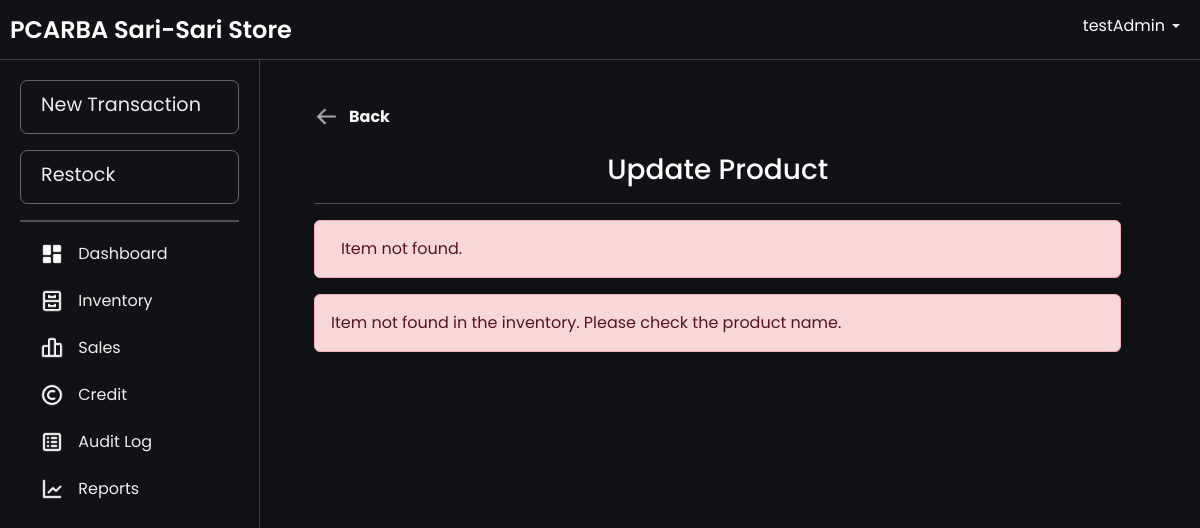
The page /editProduct.php?productName=1 (signed in) on the database as committed earlier.
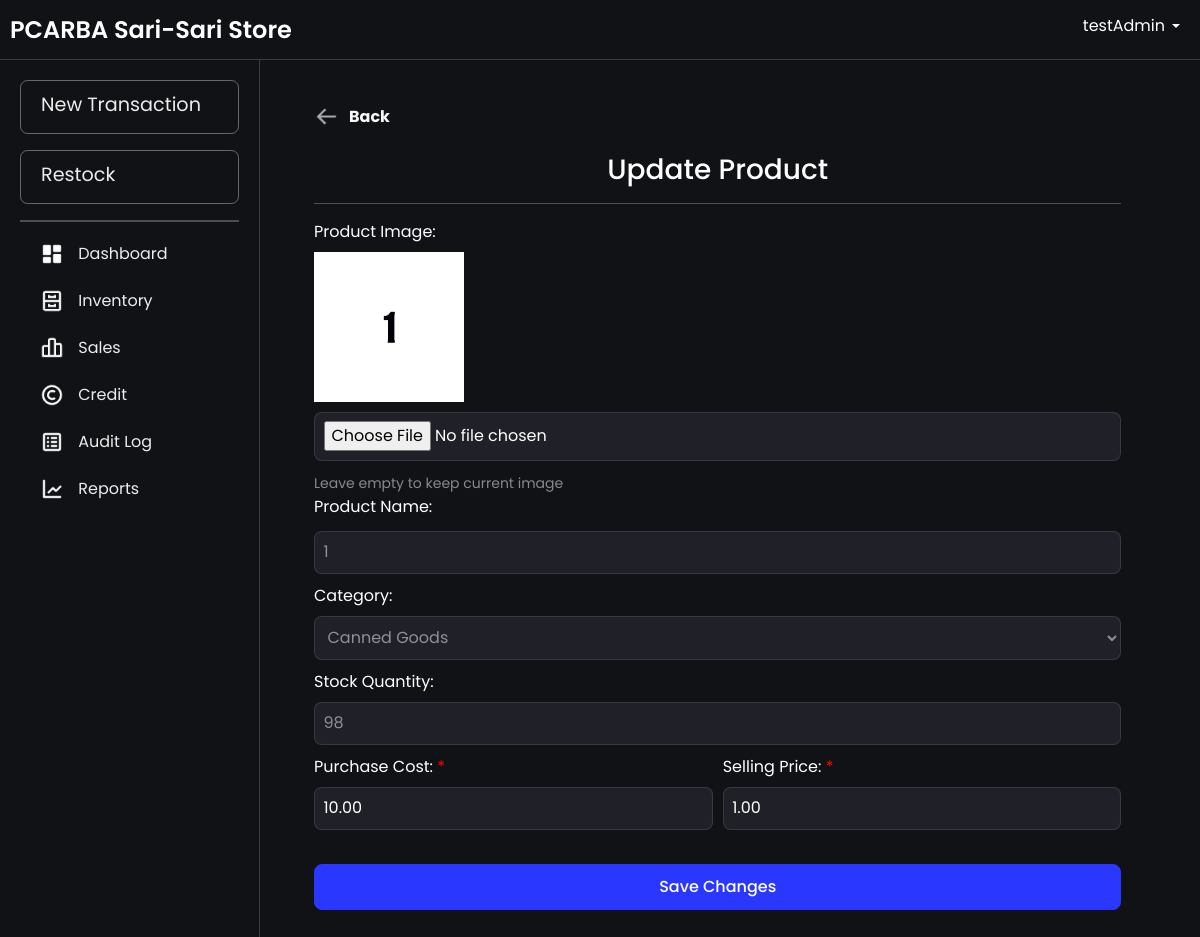
The same page on the database as committed later.
### tables this page shows
CREATE TABLE `products` (
  `productId` int(11) NOT NULL AUTO_INCREMENT,
  `productName` varchar(100) NOT NULL,
  `productCategory` varchar(100) NOT NULL,
  `unitPrice` decimal(10,2) NOT NULL,
  `categoryId` int(11) NOT NULL,
  `unit` enum('pcs','kg','L','pack','mL','doz','m') NOT NULL DEFAULT 'pcs',
  `imagePath` varchar(255) DEFAULT NULL,
  PRIMARY KEY (`productId`),
  KEY `categories_products` (`categoryId`),
  CONSTRAINT `categories_products` FOREIGN KEY (`categoryId`) REFERENCES `categories` (`categoryId`)
);

CREATE TABLE `categories` (
  `categoryId` int(11) NOT NULL AUTO_INCREMENT,
  `categoryName` varchar(40) DEFAULT NULL,
  PRIMARY KEY (`categoryId`)
);

CREATE TABLE `inventory` (
  `inventoryId` int(11) NOT NULL AUTO_INCREMENT,
  `totalStock` int(11) DEFAULT NULL,
  `reorderLevel` int(11) DEFAULT 5,
  `productId` int(11) NOT NULL,
  PRIMARY KEY (`inventoryId`),
  KEY `products_inventory` (`productId`),
  CONSTRAINT `products_inventory` FOREIGN KEY (`productId`) REFERENCES `products` (`productId`) ON DELETE CASCADE ON UPDATE CASCADE
);

CREATE TABLE `batchItem` (
  `batchId` int(11) NOT NULL AUTO_INCREMENT,
  `quantity` int(11) NOT NULL,
  `costPrice` decimal(10,2) NOT NULL,
  `dateAdded` timestamp NOT NULL DEFAULT current_timestamp() ON UPDATE current_timestamp(),
  `productId` int(11) NOT NULL,
  `userId` int(11) NOT NULL,
  PRIMARY KEY (`batchId`),
  KEY `products_batchItem` (`productId`),
  KEY `users_batchItem` (`userId`),
  CONSTRAINT `products_batchItem` FOREIGN KEY (`productId`) REFERENCES `products` (`productId`) ON DELETE CASCADE ON UPDATE CASCADE,
  CONSTRAINT `users_batchItem` FOREIGN KEY (`userId`) REFERENCES `users` (`userId`)
);

### editProduct.php (the view, shortened to what this page needs)
<?php
include('db.php');
$categories = [];
$category_sql = "SELECT categoryId, categoryName FROM categories";
$result = $conn->query($category_sql);
if ($result->num_rows > 0) {
    while ($row = $result->fetch_assoc()) {
        $categories[] = $row;
    }
}
$productDetails = null;
if (isset($_GET['productName'])) {
    $productName = $_GET['productName'];
    $fetch_sql = "SELECT p.*, i.totalStock, i.reorderLevel, b.costPrice, c.categoryName AS productCategory, p.imagePath as image FROM products p
                  LEFT JOIN inventory i ON p.productId = i.productId
                  LEFT JOIN batchItem b ON p.productId = b.productId
                  LEFT JOIN categories c ON p.categoryId = c.categoryId
                  WHERE p.productName = ?";
    $stmt = $conn->prepare($fetch_sql);
    $stmt->bind_param("s", $productName);
    $stmt->execute();
    $result = $stmt->get_result();
    if ($result && $result->num_rows > 0) {
        $productDetails = $result->fetch_assoc();
    } else {
        $message = "Item not found.";
        $alert_class = "alert-danger";
    }
}
?>
<!DOCTYPE html>
<html lang="en">
<head>
    <link rel="stylesheet" href="css/bootstrap.min.css">
    <link rel="stylesheet" href="css/layer1.css">
</head>
<body>
    <?php include 'navbar.php'; ?>
    <div class="main-content fade-in">
        <div class="form-container">
            <div class="container">
                <a href="inventory.php" class="btn-back-wrapper">
                    <img src="images/back.png" alt="Another Image" class="btn-back" id="another-image">
                    <b><span>Back</span></b>
                </a>
                <br>
                <h3 class="text-center flex-grow-1 m-0">Update Product</h3>
                <hr style="height: 1px; border: white; color: rgb(255, 255, 255); background-color: rgb(255, 255, 255);">
                <?php if (isset($message)): ?>
                    <div class="alert <?php echo $alert_class; ?>" id="alert">
                        <span><?php echo $message; ?></span>
                    </div>
                <?php endif; ?>
                <?php if ($productDetails): ?>
                    <form method="POST" enctype="multipart/form-data">
                        <div class="form-group">
                            <label for="product_image" class="form-label">Product Image:</label><br>
                            <div style="margin-bottom: 10px;">
                                <?php
                                $currentImagePath = isset($productDetails['image']) && !empty($productDetails['image'])
                                    ? $productDetails['image']
                                    : 'images/no-image.png';
                                ?>
                                <img src="<?php echo htmlspecialchars($currentImagePath); ?>" alt="Current product image" style="max-width: 150px; max-height: 150px; object-fit: contain;">
                            </div>
                            <input type="file" class="form-c" name="product_image" id="product_image" style="width: 100%">
                            <small class="text-mute">Leave empty to keep current image</small>
                        </div>
                        <div class="form-group">
                            <label for="productName" class="form-label">Product Name:</label><br>
                            <input type="text" class="form-c form-text text-mute" name="productName" id="productName" style="width: 100%" value="<?php echo htmlspecialchars($productDetails['productName']); ?>" disabled readonly>
                        </div>
                        <div class="form-row">
                            <div class="form-group">
                                <label for="product_category" class="form-label">Category:</label>
                                <select class="form-selects form-c text-mute" name="product_category" id="product_category" style="width: 100%" disabled readonly>
                                    <?php foreach ($categories as $category): ?>
                                        <option value="<?php echo htmlspecialchars($category['categoryId']); ?>" <?php echo $category['categoryId'] == $productDetails['categoryId'] ? 'selected' : ''; ?>><?php echo htmlspecialchars($category['categoryName']); ?></option>
                                    <?php endforeach; ?>
                                </select>
                            </div>
                        </div>
                        <div class="form-row">
                            <div class="form-group">
                                <label for="quantity" class="form-label">Stock Quantity:</label>
                                <input type="number" class="form-c text-mute" name="quantity" id="quantity" style="width: 100%" value="<?php echo htmlspecialchars($productDetails['totalStock']); ?>" placeholder="Enter quantity" disabled readonly>
                            </div>
                        </div>
                        <div class="form-row">
                            <div class="form-group">
                                <label for="cost_price" class="form-label">Purchase Cost: <span class="required">*</span></label>
                                <input type="number" class="form-c" name="cost_price" id="cost_price" value="<?php echo htmlspecialchars($productDetails['costPrice'] ?? ''); ?>" placeholder="Enter purchase cost" required>
                            </div>
                            <div class="form-group">
                                <label for="unit_price" class="form-label">Selling Price: <span class="required">*</span></label>
                                <input type="number" class="form-c" name="unit_price" id="unit_price" value="<?php echo htmlspecialchars($productDetails['unitPrice']); ?>" placeholder="Enter selling price" required>
                            </div>
                        </div>
                        <br>
                        <div class="d-grid">
                            <button type="submit" name="edit_item" class="btn-primary">Save Changes</button>
                        </div>
                    </form>
                <?php else: ?>
                    <div class="alert alert-danger">
                        Item not found in the inventory. Please check the product name.
                    </div>
                <?php endif; ?>
            </div>
        </div>
    </div>
</body>
</html>

### navbar.php (shortened to what this page needs)
<?php
$current_page = basename($_SERVER['PHP_SELF']);
?>
<!DOCTYPE html>
<html lang="en">
<head>
    <link rel="stylesheet" href="css/bootstrap.min.css">
    <link rel="stylesheet" href="css/layer1.css">
</head>
<body>
    <nav class="navbar navbar-expand-lg navbar-dark navbar-fixed-top">
        <div class="navbar1">
            <a class="navbar-brand" href="dashboard.php">PCARBA Sari-Sari Store</a>
        </div>
        <div class="navbar2">
            <div class="ms-auto">
                <div class="dropdown">
                    <a class="nav-link dropdown-toggle" href="" role="button" data-bs-toggle="dropdown" aria-expanded="false">
                        <?php echo $_SESSION['username']; ?>
                    </a>
                </div>
            </div>
        </div>
    </nav>
    <div class="sidebar sidebar-open">
        <a href="transaction.php" class="sidebar-link sidebar-record-sale <?php echo in_array($current_page, ['addSale.php', 'addCredit.php', 'transaction.php']) ? 'active' : ''; ?>">New Transaction</a>
        <a href="restock.php" class="sidebar-link sidebar-restock <?php echo in_array($current_page, ['restock.php']) ? 'active' : ''; ?>">Restock</a>
        <hr>
        <a href="dashboard.php" class="<?php echo $current_page == 'dashboard.php' ? 'active' : ''; ?>">
            <img src="images/<?php echo $current_page == 'dashboard.php' ? 'DB.png' : 'DB.png'; ?>" alt="Dashboard">&nbsp;Dashboard
        </a>
        <a href="inventory.php" class="<?php echo $current_page == 'inventory.php' ? 'active' : ''; ?>">
            <img src="images/<?php echo $current_page == 'inventory.php' ? 'cabinet_active.png' : 'cabinet.png'; ?>" alt="Inventory">&nbsp;Inventory
        </a>
        <a href="sales.php" class="<?php echo $current_page == 'sales.php' ? 'active' : ''; ?>">
            <img src="images/<?php echo $current_page == 'sales.php' ? 'barsales_active.png' : 'barsales.png'; ?>" alt="Sales">&nbsp;Sales
        </a>
        <a href="credit.php" class="<?php echo $current_page == 'credit.php' ? 'active' : ''; ?>">
            <img src="images/<?php echo $current_page == 'credit.php' ? 'credits-active.png' : 'credits.png'; ?>" alt="Credits">&nbsp;Credit
        </a>
        <a href="audit_logs.php" class="<?php echo $current_page == 'audit_logs.php' ? 'active' : ''; ?>">
            <img src="images/<?php echo $current_page == 'audit_logs.php' ? 'auditlogs-active.png' : 'auditlogs.png'; ?>" alt="Audit Logs">&nbsp;Audit Log
        </a>
        <a href="reports.php" class="<?php echo $current_page == 'reports.php' ? 'active' : ''; ?>">
            <img src="images/<?php echo $current_page == 'reports.php' ? 'reports.png' : 'reports.png'; ?>" alt="reports">&nbsp;Reports
        </a>
    </div>
    <div class="overlay" onclick="toggleSidebar()"></div>
</body>
</html>

### css/layer1.css (style rules this page uses)
.fade-in { animation: fadeInAnimation ease .1s; -webkit-animation: fadeInAnimation ease 1s; -moz-animation: fadeInAnimation ease 1s; -o-animation: fadeInAnimation ease 1s; -ms-animation: fadeInAnimation ease 1s; }
body { background-color: rgb(17, 18, 22); font-family: "Poppins", serif; color: white; }

### editProduct.php (style rules this page uses)
.form-container { align-content: center; background-color: transparent; padding: 20px; border-radius: 10px; width: 95%; max-width: 1200px; margin-left: 10px; margin-right: 10px; }
.form-c { color: white; padding: 8.5px; font-size: 1rem; border-radius: 7.5px; width: 100%; }
.btn-primary { color: rgb(255, 255, 255); background-color: rgb(42, 56, 255); border: 1px solid rgb(42, 56, 255); padding: 10px; border-radius: 8px; font-size: 16px; font-weight: 500; transition: background-color 0.3s ease; }
.form-group input, .form-group select { background-color: rgba(208, 217, 251, .08); margin-bottom: 10px; color: white; border: 1px solid rgba(208, 217, 251, .12); padding: 8.5px; font-size: 1rem; border-radius: 7.5px; width: 100%; }
.text-mute { color: rgb(255 255 255 / 50%) !important }
.form-row { display: flex; flex-wrap: wrap; gap: 10px; }
.form-row .form-group { flex: 1; min-width: 200px; }
.form-selects:disabled { background-color: rgba(208, 217, 251, .08); }
.btn-back-wrapper { display: flex; align-items: center; text-decoration: none; color: #f7f7f8; }
.btn-back-wrapper span { margin-left: 10px; font-size: 16px; }
.btn-back-wrapper img { width: 25px; height: 25px; }
.required { color: red; }
.alert { padding: 10px 20px; border-radius: 8px; color: white; box-shadow: 0 4px 12px rgba(0, 0, 0, 0.1); display: flex; align-items: center; gap: 10px; animation: slideIn 0.5s ease-out; margin-bottom: 20px; }
.alert-danger { background-color: #dc3545; }

### navbar.php (style rules this page uses)
html, body { margin: 0; padding: 0; width: 100%; height: 100%; overflow-x: hidden; }
body { display: grid; grid-template-rows: 60px 1fr; grid-template-columns: 260px 1fr; height: 100vh; overflow: hidden; margin: 0; }
.navbar-fixed-top { position: fixed; top: 0; left: 0; right: 0; display: flex; justify-content: space-between; align-items: center; height: 60px; padding: 0 10px; background-color: rgb(17, 18, 22); border-bottom: 0.25px solid rgba(187, 188, 190, 0.25); z-index: 1000; }
.navbar1 { display: flex; align-items: center; }
.navbar2 { display: flex; align-items: center; }
.dropdown { margin-left: 20px; padding: 10px; }
.sidebar { position: fixed; top: 60px; left: 0; bottom: 0; width: 260px; background-color: rgb(17, 18, 22); padding-top: 20px; border-right: 0.25px solid rgba(187, 188, 190, 0.25); overflow-y: auto; transition: transform 0.3s ease-in-out; z-index: 999; }
.sidebar a { margin-left: 20px; margin-right: 20px; display: flex; align-items: center; padding: 13px 20px; padding-top: 10px; color: rgba(255, 255, 255, 0.92); text-decoration: none; border-radius: 7.5px; transition: background 0.3s, color 0.3s; }
.sidebar-record-sale { font-size: 1.2rem; padding: 15px 25px; background: transparent; border: 0.5px solid rgba(187, 188, 190, 0.5); transition: border-color 0.3s, color 0.3s; margin-bottom: 16px; }
.sidebar-restock { display: block; font-size: 1.2rem; padding: 15px 25px; background: transparent; border: 0.5px solid rgba(187, 188, 190, 0.5); transition: border-color 0.3s, color 0.3s; margin-bottom: 16px; }
.main-content { grid-row: 2 / -1; grid-column: 2 / -1; padding: 24px 24px; overflow-y: auto; transition: margin-left 0.3s; margin: 0; }
.container { width: 100%; padding: 0; margin: 0 auto; }
.navbar-brand { display: none !important; }
@media (min-width: 1025px) { .sidebar { display: block !important; transform: translateX(0) !important; } }
@media (min-width: 1025px) { .navbar-brand { display: block !important; } }
.navbar-brand { font-family: 'Poppins', sans-serif; font-weight: 600; font-size: 1.5rem; margin-right: 20px; white-space: nowrap; overflow: visible; text-overflow: clip; max-width: none; }
.dropdown-toggle { position: relative; white-space: nowrap; overflow: hidden; text-overflow: ellipsis; max-width: 100px; display: inline-block; padding-right: 15px !important; }
.dropdown-toggle::after { position: absolute; right: 0; top: 50%; transform: translateY(-50%); }
.sidebar hr { border: 1px solid rgb(255, 255, 255); margin: 10px 20px; }
.sidebar a img { width: 24px; height: 24px; margin-right: 10px; }

Rows that differ between the two databases and show on the page:
added products: imagePath (picture), productName "1", product_category "Canned Goods", quantity "98", cost_price "10.00", unit_price "1.00"
Other text that changed with them:
$message: "Item not found." → (not shown)
text no longer shown: "Item not found in the inventory. Please check the product name."
text now shown: "Product Image: Leave empty to keep current image Product Name: Category: Stock Quantity: Purchase Cost: * Selling Price: * Save Changes"
